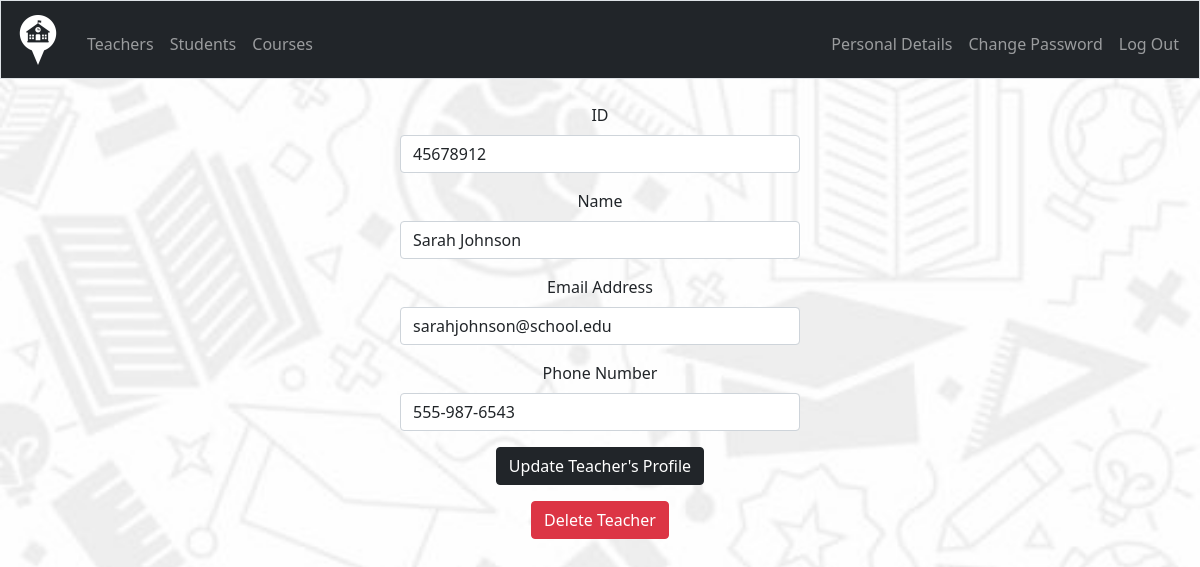
Page /admin/teachers_edit/45678912 (signed in) on the committed database.
### tables this page shows
CREATE TABLE 'user' (
    user_id INTEGER PRIMARY KEY NOT NULL,
    hash TEXT NOT NULL,
    mail TEXT,
    phone TEXT, 
    role TEXT CHECK( role IN ('Admin', 'Teacher') )
, 'name' TEXT);

### app.py (the view)
@app.route("/admin/teachers_edit/<teacher_id>", methods=["GET", "POST"])
@login_required
@admin_required
def edit_teacher(teacher_id):
    teacher_details = db.execute("SELECT * FROM user WHERE user_id = ?", teacher_id)
    if request.method == "POST":
        id = request.form.get("user_id")
        if not id.isdigit() or len(id) != 8:
            flash("Please enter a valid ID.", "error")
            return render_template("admin_teachers_edit.html", user=teacher_details[0])
        else:
            name = request.form.get("name")
            mail = request.form.get("mail")
            phone = request.form.get("phone")
            db.execute(
                "UPDATE user SET user_id = ?, mail = ?, phone = ?, name = ? WHERE user_id = ?",
                id,
                mail,
                phone,
                name,
                teacher_id,
            )
        details = db.execute("SELECT * FROM user WHERE user_id = ?", teacher_id)
        new_details = details[0] if details else None
        flash("Teacher's details were updated successfully.", "success")
        return render_template("admin_teachers_edit.html", user=new_details)
    else:
        details = db.execute("SELECT * FROM user WHERE user_id = ?", teacher_id)
        teacher_details = details[0] if details else None
        return render_template("admin_teachers_edit.html", user=teacher_details)

### app.py (called while the page is built)
@app.after_request
def after_request(response):
    response.headers["Cache-Control"] = "no-cache, no-store, must-revalidate"
    response.headers["Expires"] = 0
    response.headers["Pragma"] = "no-cache"
    return response

### helpers.py (called while the page is built)
def login_required(f):
    @wraps(f)
    def decorated_function(*args, **kwargs):
        if session.get("user_id") is None:
            return redirect("/login")
        return f(*args, **kwargs)
    return decorated_function

def admin_required(f):
    @wraps(f)
    def decorated_function(*args, **kwargs):
        if session.get("role") != "Admin":
            return redirect("/login")
        return f(*args, **kwargs)
    return decorated_function

### templates/admin_teachers_edit.html (shortened to what this page needs)
{% extends "layout.html" %}
{% block main %}
<div class="narrow-form">
    <form action="/admin/teachers_edit/{{ user.user_id }}" method="post">
        <div class="mb-3">
            <label for="user_id" class="form-label">ID</label>
            <input class="form-control" id="name" name="user_id" type="text" required value="{{ user.user_id }}">
        </div>
        <div class="mb-3">
            <label for="name" class="form-label">Name</label>
            <input class="form-control" id="name" name="name" placeholder="Teacher's Name" type="text" value="{{ user.name or placeholder }}">
        </div>
        <div class="mb-3">
            <label for="mail" class="form-label">Email Address</label>
            <input class="form-control" id="mail" name="mail" placeholder="Teacher's Email" type="email" value="{{ user.mail or placeholder }}">
        </div>
        <div class="mb-3">
            <label for="phone" class="form-label">Phone Number</label>
            <input class="form-control" id="phone" name="phone" placeholder="Teacher's Phone Number" type="text" value="{{ user.phone or placeholder }}">
        </div>
        <div class="mb-3">
        <button class="btn btn-dark" type="submit">Update Teacher's Profile</button>
        </div>
    </form>
    <div class="mb-3">
        <form action="/admin/delete/{{ user.user_id }}" method="post" onsubmit="return confirm('Are you sure you want to delete this teacher?');">
            <button type="submit" class="btn btn-danger">Delete Teacher</button>
        </form>
    </div>
</div>
{% endblock %}

### static/styles.css (style rules this page uses)
.narrow-form { width: 400px; margin: 0 auto; }
body { background-image: url('/static/school.jpg'); background-size: cover; background-position: center; background-repeat: no-repeat; }

### rows in the picture
user: user_id "45678912", name "Sarah Johnson", mail "sarahjohnson@school.edu", phone "555-987-6543"
